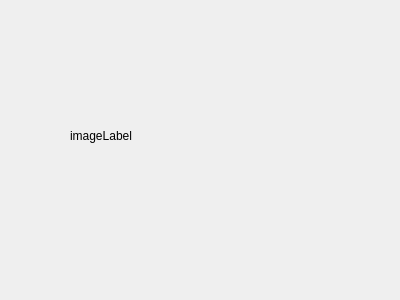
<?xml version="1.0" encoding="UTF-8"?>
<ui version="4.0">
 <class>StatWindow</class>
 <widget class="QWidget" name="StatWindow">
  <property name="geometry">
   <rect>
    <x>0</x>
    <y>0</y>
    <width>400</width>
    <height>300</height>
   </rect>
  </property>
  <property name="windowTitle">
   <string>Form</string>
  </property>
  <widget class="QLabel" name="label">
   <property name="geometry">
    <rect>
     <x>70</x>
     <y>70</y>
     <width>241</width>
     <height>131</height>
    </rect>
   </property>
   <property name="text">
    <string>imageLabel</string>
   </property>
  </widget>
 </widget>
 <resources/>
 <connections/>
</ui>
